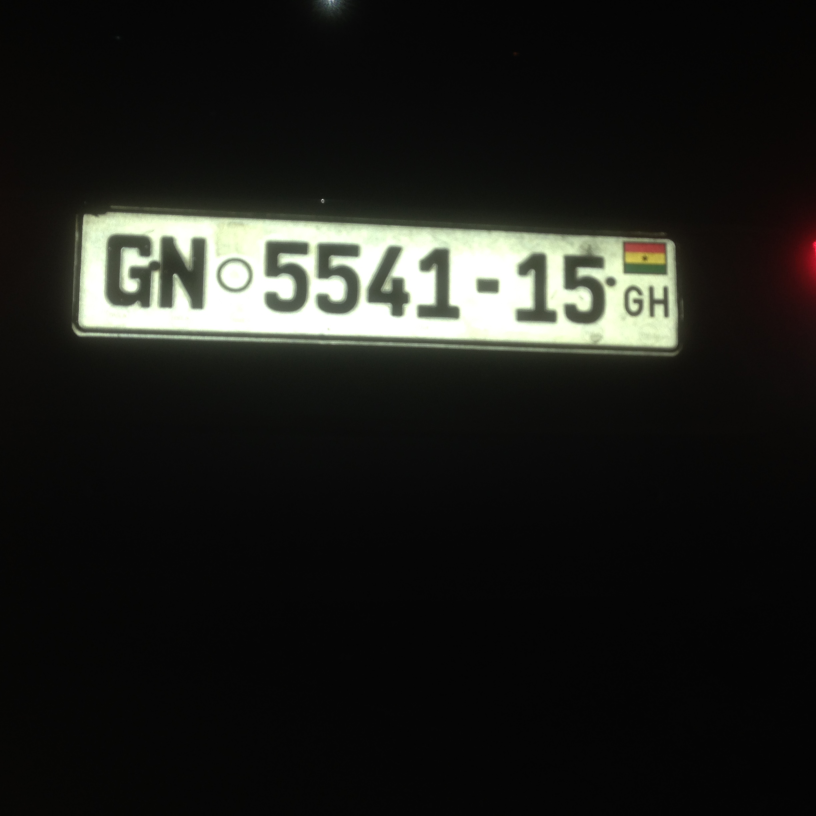
#> input picture images/bogart.JPG, 2448 x 2448 px (shown at 1/3 size)
$ python test5.py   (Python 2 division)
#> lines starting #> are read from the running program, lines starting #| are printed output that depends on the picture
__author__ = 'StreetHustling'


from PIL import Image
import pytesseract
import numpy as np
import cv2
from matplotlib import pyplot as plt
import os


img = cv2.imread('images/bogart.JPG', 0)
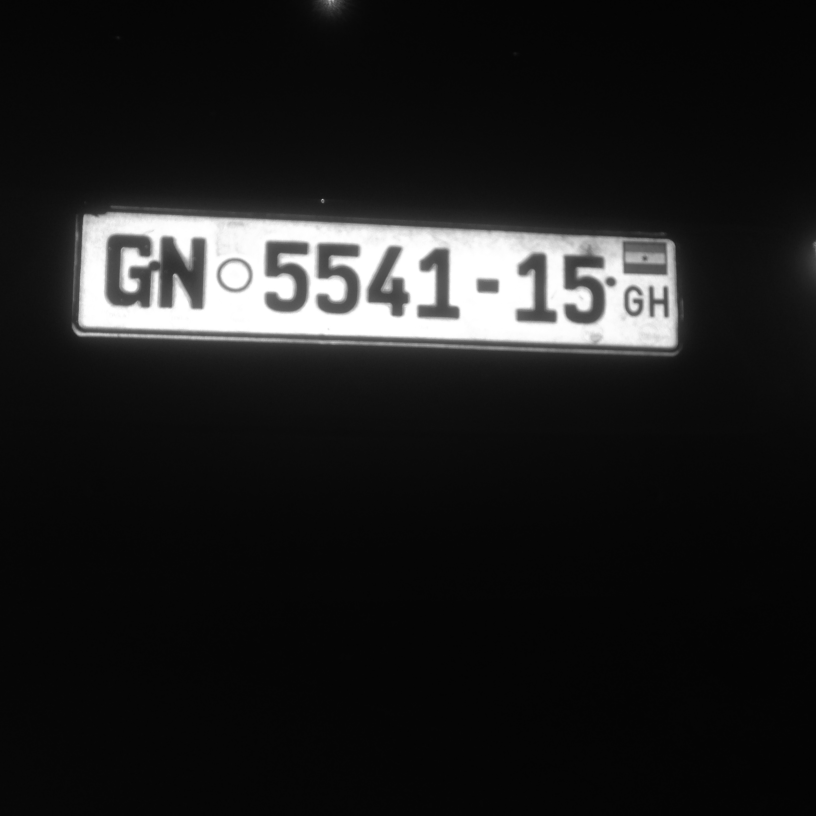
#> img: shape (2448, 2448) (shown at 1/3 size); min 2, max 255, mean 29.8

#> (the run stopped early here; a loop or call above may not have finished)
